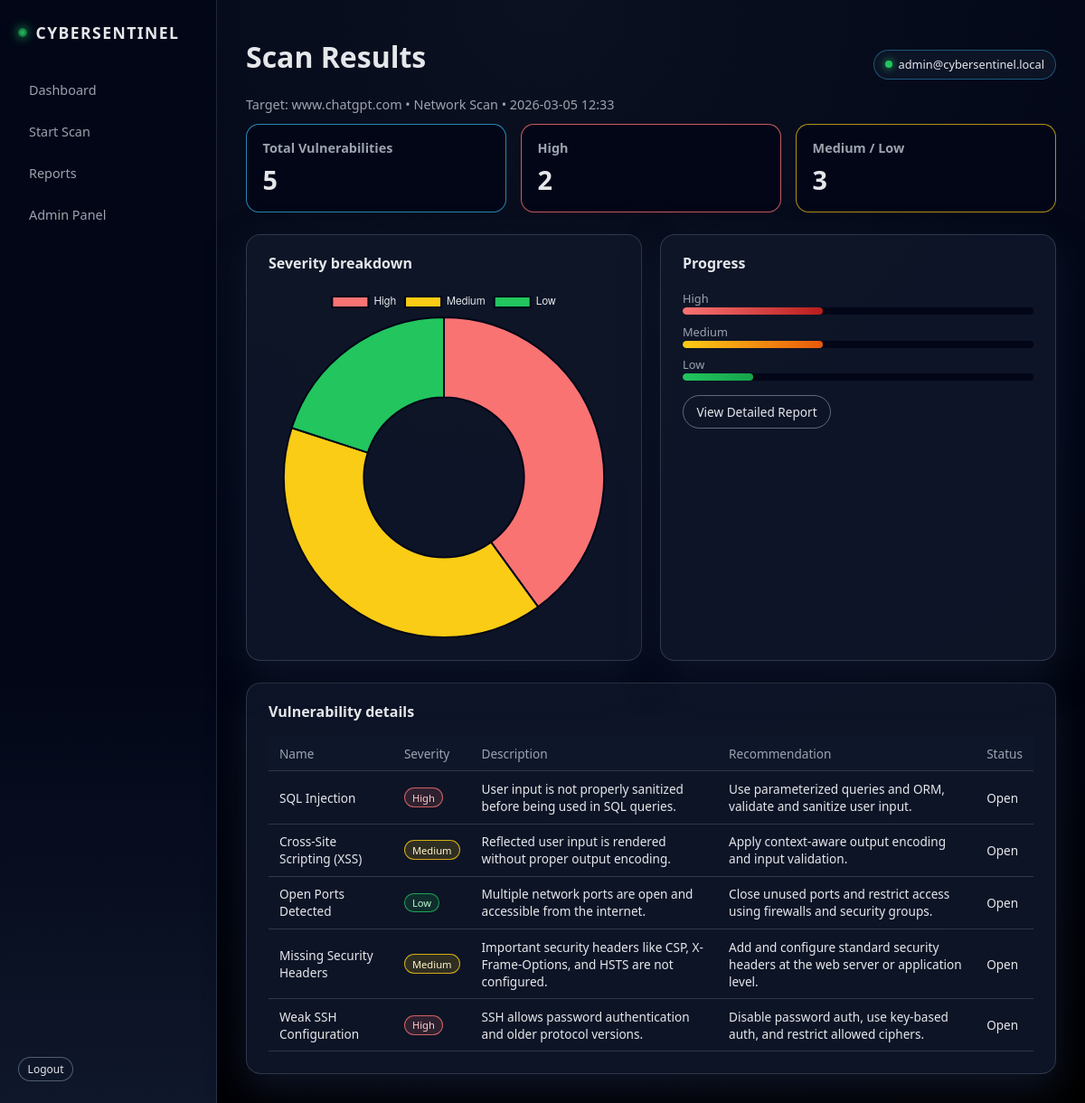
Page /scan/18 (signed in) on the earlier database version.
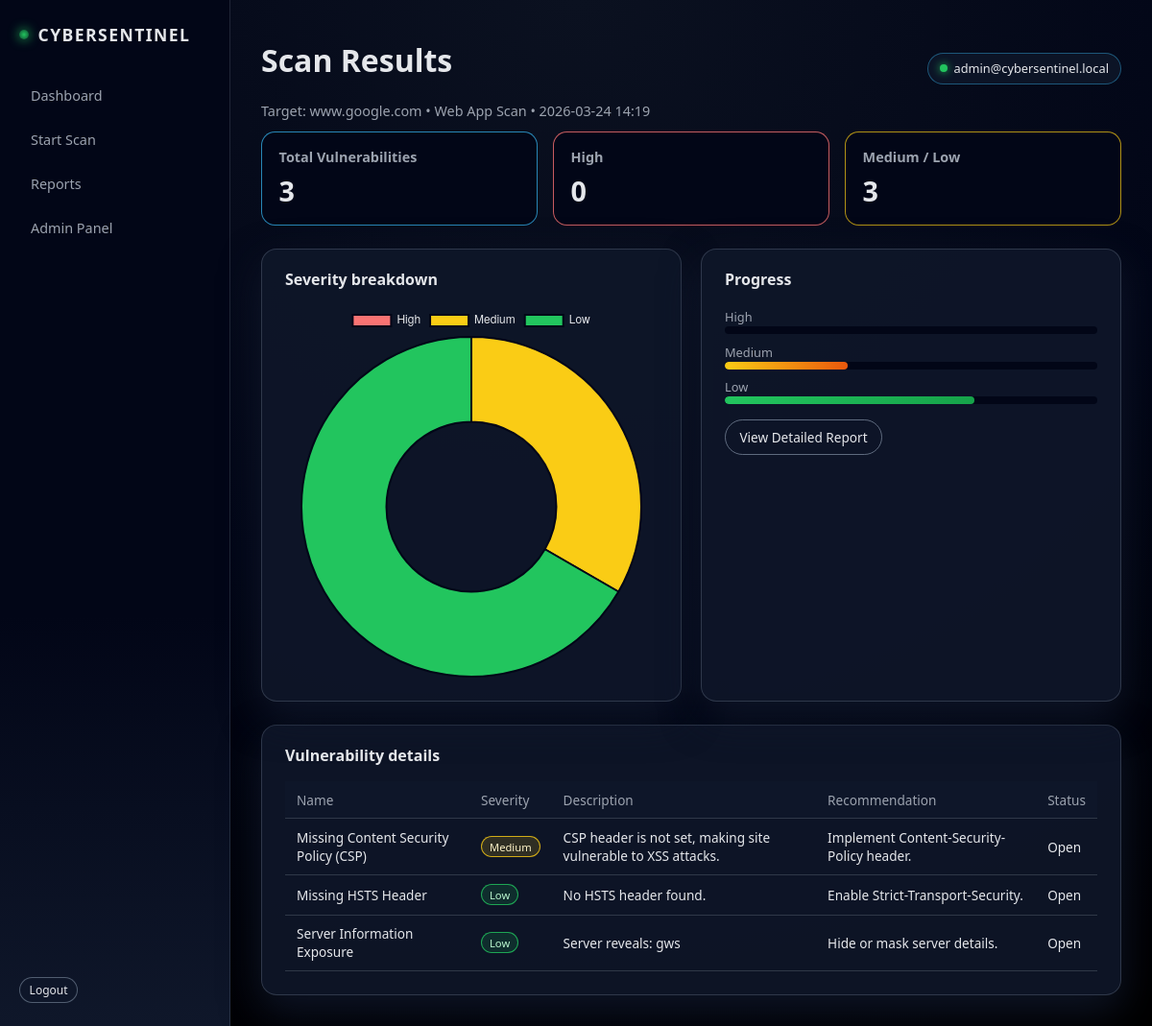
Same page on the later database version.
### app.py (models this page shows)
class Scan(db.Model):
    id = db.Column(db.Integer, primary_key=True)
    user_id = db.Column(db.Integer, db.ForeignKey("user.id"), nullable=False)
    target = db.Column(db.String(255), nullable=False)
    scan_type = db.Column(db.String(50), nullable=False)
    created_at = db.Column(db.DateTime, default=datetime.utcnow)
    total_vulns = db.Column(db.Integer, default=0)
    high_count = db.Column(db.Integer, default=0)
    medium_count = db.Column(db.Integer, default=0)
    low_count = db.Column(db.Integer, default=0)
    vulnerabilities = db.relationship(
        "Vulnerability", backref="scan", lazy=True, cascade="all, delete-orphan"
    )

class Vulnerability(db.Model):
    id = db.Column(db.Integer, primary_key=True)
    scan_id = db.Column(db.Integer, db.ForeignKey("scan.id"), nullable=False)
    name = db.Column(db.String(255), nullable=False)
    severity = db.Column(db.String(20), nullable=False)
    description = db.Column(db.Text, nullable=False)
    recommendation = db.Column(db.Text, nullable=False)
    status = db.Column(db.String(50), default="Open")

### app.py (the view)
@app.route("/scan/<int:scan_id>")
@login_required
def scan_results(scan_id):
    scan = Scan.query.get_or_404(scan_id)
    if scan.user_id != session["user_id"] and not session.get("is_admin"):
        flash("You do not have access to this scan.", "danger")
        return redirect(url_for("dashboard"))
    vulns = Vulnerability.query.filter_by(scan_id=scan.id).all()
    return render_template(
        "scan_results.html",
        scan=scan,
        vulnerabilities=vulns,
    )

### app.py (called while the page is built)
def login_required(view_func):
    @wraps(view_func)
    def wrapper(*args, **kwargs):
        if "user_id" not in session:
            flash("Please log in to continue.", "warning")
            return redirect(url_for("login"))
        return view_func(*args, **kwargs)
    return wrapper

### templates/scan_results.html (shortened to what this page needs)
{% extends "base.html" %}
{% block page_heading %}
<h1>Scan Results</h1>
<p class="subtitle">Target: {{ scan.target }} • {{ scan.scan_type }} • {{ scan.created_at.strftime('%Y-%m-%d %H:%M') }}</p>
{% endblock %}
{% block content %}
<div class="grid-3">
    <div class="stat-card accent">
        <h3>Total Vulnerabilities</h3>
        <p class="stat-number">{{ scan.total_vulns }}</p>
    </div>
    <div class="stat-card high">
        <h3>High</h3>
        <p class="stat-number">{{ scan.high_count }}</p>
    </div>
    <div class="stat-card warning">
        <h3>Medium / Low</h3>
        <p class="stat-number">{{ scan.medium_count + scan.low_count }}</p>
    </div>
</div>
<div class="grid-2 mt-lg">
    <div class="panel">
        <div class="panel-header">
            <h3>Severity breakdown</h3>
        </div>
        <canvas id="scanPieChart" height="200"></canvas>
    </div>
    <div class="panel">
        <div class="panel-header">
            <h3>Progress</h3>
        </div>
        <div class="progress-group">
            <label>High</label>
            <div class="progress-bar">
                <div class="progress-fill high" style="width: {% if scan.total_vulns %}{{ (scan.high_count / scan.total_vulns * 100)|round(0) }}{% else %}0{% endif %}%"></div>
            </div>
            <label>Medium</label>
            <div class="progress-bar">
                <div class="progress-fill warning" style="width: {% if scan.total_vulns %}{{ (scan.medium_count / scan.total_vulns * 100)|round(0) }}{% else %}0{% endif %}%"></div>
            </div>
            <label>Low</label>
            <div class="progress-bar">
                <div class="progress-fill low" style="width: {% if scan.total_vulns %}{{ (scan.low_count / scan.total_vulns * 100)|round(0) }}{% else %}0{% endif %}%"></div>
            </div>
        </div>
        <div class="mt-md">
            <a href="{{ url_for('report_detail', scan_id=scan.id) }}" class="btn btn-outline">View Detailed Report</a>
        </div>
    </div>
</div>
<div class="panel mt-lg">
    <div class="panel-header">
        <h3>Vulnerability details</h3>
    </div>
    <div class="table-responsive">
        <table class="table">
            <thead>
            <tr>
                <th>Name</th>
                <th>Severity</th>
                <th>Description</th>
                <th>Recommendation</th>
                <th>Status</th>
            </tr>
            </thead>
            <tbody>
            {% for v in vulnerabilities %}
                <tr>
                    <td>{{ v.name }}</td>
                    <td>
                        {% if v.severity == 'High' %}
                            <span class="badge badge-high">High</span>
                        {% elif v.severity == 'Medium' %}
                            <span class="badge badge-medium">Medium</span>
                        {% else %}
                            <span class="badge badge-low">Low</span>
                        {% endif %}
                    </td>
                    <td>{{ v.description }}</td>
                    <td>{{ v.recommendation }}</td>
                    <td>{{ v.status }}</td>
                </tr>
            {% endfor %}
            </tbody>
        </table>
    </div>
</div>
{% endblock %}
{% block extra_js %}
<script>
    const scanPieData = {
        labels: ['High', 'Medium', 'Low'],
        datasets: [{
            data: [{{ scan.high_count }}, {{ scan.medium_count }}, {{ scan.low_count }}],
            backgroundColor: ['#f97373', '#facc15', '#22c55e'],
            borderColor: '#020617',
            borderWidth: 2
        }]
    };
    const ctx2 = document.getElementById('scanPieChart');
    if (ctx2) {
        new Chart(ctx2, {
            type: 'doughnut',
            data: scanPieData,
            options: {
                plugins: {
                    legend: {
                        labels: { color: '#e5e7eb' }
                    }
                }
            }
        });
    }
</script>
{% endblock %}

Differences in the rows shown:
removed Vulnerability: name "SQL Injection", severity "High", description "User input is not properly sanitized before being used in SQL queries.", recommendation "Use parameterized queries and ORM, validate and sanitize user input.", status "Open"
removed Vulnerability: name "Cross-Site Scripting (XSS)", severity "Medium", description "Reflected user input is rendered without proper output encoding.", recommendation "Apply context-aware output encoding and input validation.", status "Open"
removed Vulnerability: name "Open Ports Detected", severity "Low", description "Multiple network ports are open and accessible from the internet.", recommendation "Close unused ports and restrict access using firewalls and security groups.", status "Open"
removed Vulnerability: name "Missing Security Headers", severity "Medium", description "Important security headers like CSP, X-Frame-Options, and HSTS are not configured.", recommendation "Add and configure standard security headers at the web server or application level.", status "Open"
removed Vulnerability: name "Weak SSH Configuration", severity "High", description "SSH allows password authentication and older protocol versions.", recommendation "Disable password auth, use key-based auth, and restrict allowed ciphers.", status "Open"
changed Scan: target "www.chatgpt.com" → "www.google.com"; scan_type "Network Scan" → "Web App Scan"; created_at "2026-03-05 12:33" → "2026-03-24 14:19"; total_vulns "5" → "3"; high_count "2" → "0"
now on this page (row edited): Vulnerability: name "Missing Content Security Policy (CSP)", severity "Medium", description "CSP header is not set, making site vulnerable to XSS attacks.", recommendation "Implement Content-Security-Policy header.", status "Open"
now on this page (row edited): Vulnerability: name "Missing HSTS Header", severity "Low", description "No HSTS header found.", recommendation "Enable Strict-Transport-Security.", status "Open"
now on this page (row edited): Vulnerability: name "Server Information Exposure", severity "Low", description "Server reveals: gws", recommendation "Hide or mask server details.", status "Open"
Other differences:
chart data {{ scan.high_count }}: 2 → 0
chart data {{ scan.medium_count }}: 2 → 1
chart data {{ scan.low_count }}: 1 → 2
